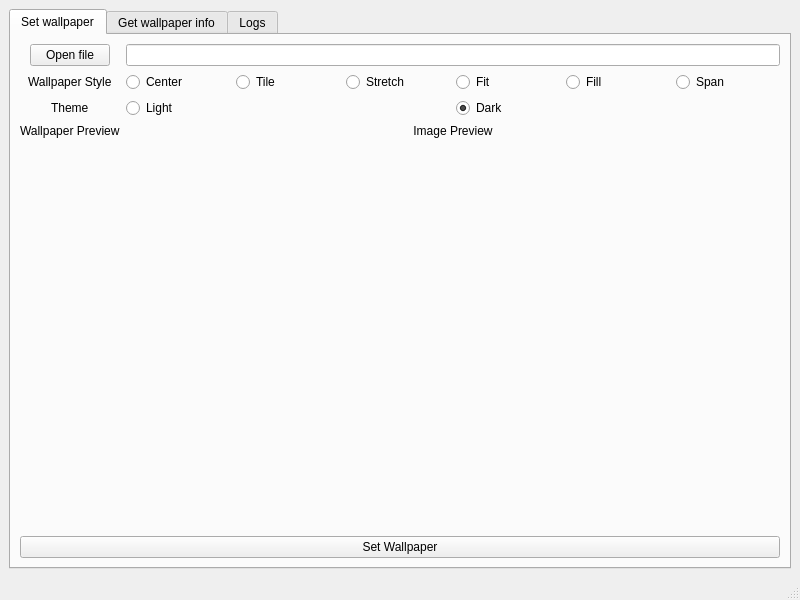
<?xml version="1.0" encoding="UTF-8"?>
<ui version="4.0">
 <class>MainWindow</class>
 <widget class="QMainWindow" name="MainWindow">
  <property name="geometry">
   <rect>
    <x>0</x>
    <y>0</y>
    <width>800</width>
    <height>600</height>
   </rect>
  </property>
  <property name="sizePolicy">
   <sizepolicy hsizetype="Fixed" vsizetype="Fixed">
    <horstretch>0</horstretch>
    <verstretch>0</verstretch>
   </sizepolicy>
  </property>
  <property name="minimumSize">
   <size>
    <width>800</width>
    <height>600</height>
   </size>
  </property>
  <property name="maximumSize">
   <size>
    <width>800</width>
    <height>600</height>
   </size>
  </property>
  <property name="windowTitle">
   <string>VOiD Set Wallpaper</string>
  </property>
  <property name="windowIcon">
   <iconset>
    <normaloff>../../Downloads/VOiD-icon.png</normaloff>../../Downloads/VOiD-icon.png</iconset>
  </property>
  <widget class="QWidget" name="centralwidget">
   <layout class="QVBoxLayout" name="verticalLayout">
    <item>
     <layout class="QVBoxLayout" name="verticalLayout_3">
      <item>
       <widget class="QTabWidget" name="tabWidget">
        <property name="currentIndex">
         <number>0</number>
        </property>
        <widget class="QWidget" name="tab_set">
         <property name="layoutDirection">
          <enum>Qt::LeftToRight</enum>
         </property>
         <property name="autoFillBackground">
          <bool>false</bool>
         </property>
         <attribute name="title">
          <string>Set wallpaper</string>
         </attribute>
         <layout class="QVBoxLayout" name="verticalLayout_2">
          <item>
           <layout class="QFormLayout" name="formLayout_4">
            <property name="fieldGrowthPolicy">
             <enum>QFormLayout::AllNonFixedFieldsGrow</enum>
            </property>
            <property name="rowWrapPolicy">
             <enum>QFormLayout::DontWrapRows</enum>
            </property>
            <property name="labelAlignment">
             <set>Qt::AlignCenter</set>
            </property>
            <property name="formAlignment">
             <set>Qt::AlignHCenter|Qt::AlignTop</set>
            </property>
            <property name="leftMargin">
             <number>0</number>
            </property>
            <item row="0" column="0">
             <widget class="QPushButton" name="pushButton_tab1_open_file">
              <property name="text">
               <string>Open file</string>
              </property>
             </widget>
            </item>
            <item row="0" column="1">
             <widget class="QLineEdit" name="lineEdit_tab1_file_path">
              <property name="enabled">
               <bool>true</bool>
              </property>
             </widget>
            </item>
            <item row="1" column="0">
             <widget class="QLabel" name="label_tab1_wallpaper_style">
              <property name="text">
               <string>Wallpaper Style</string>
              </property>
             </widget>
            </item>
            <item row="1" column="1">
             <layout class="QHBoxLayout" name="horizontalLayout">
              <item>
               <widget class="QRadioButton" name="radioButton_tab1_center">
                <property name="text">
                 <string>Center</string>
                </property>
                <property name="checked">
                 <bool>true</bool>
                </property>
               </widget>
              </item>
              <item>
               <widget class="QRadioButton" name="radioButton_tab1_tile">
                <property name="text">
                 <string>Tile</string>
                </property>
               </widget>
              </item>
              <item>
               <widget class="QRadioButton" name="radioButton_tab1_stretch">
                <property name="text">
                 <string>Stretch</string>
                </property>
               </widget>
              </item>
              <item>
               <widget class="QRadioButton" name="radioButton_tab1_fit">
                <property name="text">
                 <string>Fit</string>
                </property>
               </widget>
              </item>
              <item>
               <widget class="QRadioButton" name="radioButton_tab1_fill">
                <property name="text">
                 <string>Fill</string>
                </property>
               </widget>
              </item>
              <item>
               <widget class="QRadioButton" name="radioButton_tab1_span">
                <property name="text">
                 <string>Span</string>
                </property>
               </widget>
              </item>
             </layout>
            </item>
            <item row="2" column="0">
             <widget class="QLabel" name="label_tab1_theme">
              <property name="text">
               <string>Theme</string>
              </property>
             </widget>
            </item>
            <item row="2" column="1">
             <layout class="QHBoxLayout" name="horizontalLayout_3">
              <item>
               <widget class="QRadioButton" name="radioButton_tab1_light">
                <property name="text">
                 <string>Light</string>
                </property>
                <attribute name="buttonGroup">
                 <string notr="true">buttonGroup_tab1_theme</string>
                </attribute>
               </widget>
              </item>
              <item>
               <widget class="QRadioButton" name="radioButton_tab1_dark">
                <property name="text">
                 <string>Dark</string>
                </property>
                <property name="checked">
                 <bool>true</bool>
                </property>
                <attribute name="buttonGroup">
                 <string notr="true">buttonGroup_tab1_theme</string>
                </attribute>
               </widget>
              </item>
             </layout>
            </item>
            <item row="3" column="0">
             <widget class="QLabel" name="label_tab1_wallpaper_preview">
              <property name="text">
               <string>Wallpaper Preview</string>
              </property>
             </widget>
            </item>
            <item row="3" column="1">
             <widget class="QLabel" name="label_tab1_image_preview">
              <property name="text">
               <string>Image Preview</string>
              </property>
              <property name="alignment">
               <set>Qt::AlignCenter</set>
              </property>
             </widget>
            </item>
           </layout>
          </item>
          <item>
           <widget class="QPushButton" name="pushButton_tab1_setwallpaper">
            <property name="text">
             <string>Set Wallpaper</string>
            </property>
           </widget>
          </item>
         </layout>
        </widget>
        <widget class="QWidget" name="tab_get">
         <attribute name="title">
          <string>Get wallpaper info</string>
         </attribute>
         <layout class="QFormLayout" name="formLayout">
          <property name="labelAlignment">
           <set>Qt::AlignCenter</set>
          </property>
          <property name="formAlignment">
           <set>Qt::AlignHCenter|Qt::AlignTop</set>
          </property>
          <item row="0" column="0">
           <widget class="QLabel" name="label_tab2_wallpaper_path">
            <property name="text">
             <string>Wallpaper path</string>
            </property>
           </widget>
          </item>
          <item row="0" column="1">
           <widget class="QLineEdit" name="lineEdit_tab2_file_path">
            <property name="enabled">
             <bool>false</bool>
            </property>
           </widget>
          </item>
          <item row="1" column="0">
           <widget class="QLabel" name="label_tab2_wallpaper_style">
            <property name="text">
             <string>Wallpaper style</string>
            </property>
           </widget>
          </item>
          <item row="1" column="1">
           <layout class="QHBoxLayout" name="horizontalLayout_2">
            <item>
             <widget class="QRadioButton" name="radioButton_tab2_center">
              <property name="enabled">
               <bool>false</bool>
              </property>
              <property name="text">
               <string>Center</string>
              </property>
             </widget>
            </item>
            <item>
             <widget class="QRadioButton" name="radioButton_tab2_tile">
              <property name="enabled">
               <bool>false</bool>
              </property>
              <property name="text">
               <string>Tile</string>
              </property>
             </widget>
            </item>
            <item>
             <widget class="QRadioButton" name="radioButton_tab2_stretch">
              <property name="enabled">
               <bool>false</bool>
              </property>
              <property name="text">
               <string>Stretch</string>
              </property>
             </widget>
            </item>
            <item>
             <widget class="QRadioButton" name="radioButton_tab2_fit">
              <property name="enabled">
               <bool>false</bool>
              </property>
              <property name="text">
               <string>Fit</string>
              </property>
             </widget>
            </item>
            <item>
             <widget class="QRadioButton" name="radioButton_tab2_fill">
              <property name="enabled">
               <bool>false</bool>
              </property>
              <property name="text">
               <string>Fill</string>
              </property>
              <property name="checked">
               <bool>true</bool>
              </property>
             </widget>
            </item>
            <item>
             <widget class="QRadioButton" name="radioButton_tab2_span">
              <property name="enabled">
               <bool>false</bool>
              </property>
              <property name="text">
               <string>Span</string>
              </property>
             </widget>
            </item>
           </layout>
          </item>
          <item row="3" column="0">
           <widget class="QLabel" name="label_tab2_wallpaper_preview">
            <property name="text">
             <string>Wallpaper preview</string>
            </property>
           </widget>
          </item>
          <item row="3" column="1">
           <widget class="QLabel" name="label_tab2_image_preview">
            <property name="text">
             <string>Wallpaper preview</string>
            </property>
            <property name="alignment">
             <set>Qt::AlignCenter</set>
            </property>
           </widget>
          </item>
          <item row="2" column="0">
           <widget class="QLabel" name="label_tab2_theme">
            <property name="text">
             <string>Theme</string>
            </property>
           </widget>
          </item>
          <item row="2" column="1">
           <layout class="QHBoxLayout" name="horizontalLayout_4">
            <item>
             <widget class="QRadioButton" name="radioButton_tab2_light">
              <property name="enabled">
               <bool>false</bool>
              </property>
              <property name="text">
               <string>Light</string>
              </property>
              <attribute name="buttonGroup">
               <string notr="true">buttonGroup_tab2_theme</string>
              </attribute>
             </widget>
            </item>
            <item>
             <widget class="QRadioButton" name="radioButton_tab2_dark">
              <property name="enabled">
               <bool>false</bool>
              </property>
              <property name="text">
               <string>Dark</string>
              </property>
              <attribute name="buttonGroup">
               <string notr="true">buttonGroup_tab2_theme</string>
              </attribute>
             </widget>
            </item>
           </layout>
          </item>
         </layout>
        </widget>
        <widget class="QWidget" name="tab">
         <attribute name="title">
          <string>Logs</string>
         </attribute>
         <layout class="QVBoxLayout" name="verticalLayout_4">
          <item>
           <widget class="QPlainTextEdit" name="plainTextEdit_log">
            <property name="acceptDrops">
             <bool>false</bool>
            </property>
            <property name="undoRedoEnabled">
             <bool>false</bool>
            </property>
            <property name="lineWrapMode">
             <enum>QPlainTextEdit::NoWrap</enum>
            </property>
            <property name="readOnly">
             <bool>true</bool>
            </property>
           </widget>
          </item>
         </layout>
        </widget>
       </widget>
      </item>
     </layout>
    </item>
   </layout>
  </widget>
  <widget class="QMenuBar" name="menubar">
   <property name="geometry">
    <rect>
     <x>0</x>
     <y>0</y>
     <width>800</width>
     <height>21</height>
    </rect>
   </property>
  </widget>
  <widget class="QStatusBar" name="statusbar"/>
 </widget>
 <resources/>
 <connections/>
 <buttongroups>
  <buttongroup name="buttonGroup_tab1_theme"/>
  <buttongroup name="buttonGroup_tab2_theme"/>
 </buttongroups>
</ui>
